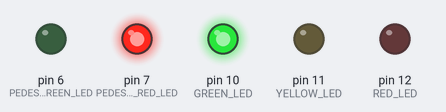
A sketch run on a simulated Arduino Uno, built with avr-gcc and run on an emulated ATmega328P. On the bench: output pins drawn as LEDs (lit = HIGH).

Above: at 0.1 s.
At 9.1 s:
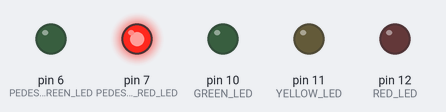
At 17.1 s:
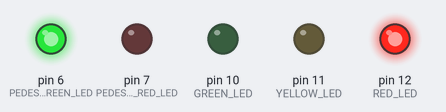
At 22.1 s:
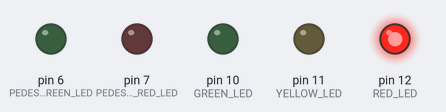
At 25.6 s:
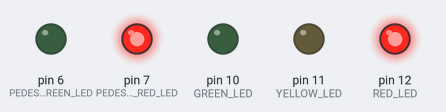
At 39.75 s:
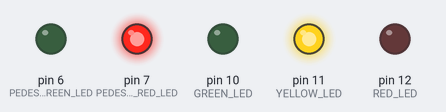
Timing chart, 0 to 40.0 s (numbered marks = the images above):
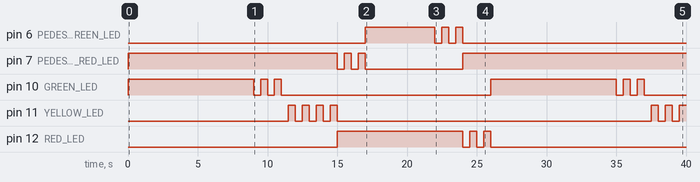

Measured:
- by itself, pin 7 (PEDESTRIAN_RED_LED): repeats every 1.0 s: LOW 0.50 s, HIGH 0.50 s
- by itself, pin 10 (GREEN_LED): LOW → HIGH at 0.00 s, → LOW 9.0 s later, → HIGH 0.50 s later, → LOW 0.50 s later, … (12 changes in this stretch)
- by itself, pin 11 (YELLOW_LED): LOW → HIGH at 11.5 s, → LOW 0.50 s later, → HIGH 0.50 s later, → LOW 0.50 s later, … (13 changes in this stretch)
- by itself, pin 12 (RED_LED): LOW → HIGH at 15.0 s, → LOW 9.0 s later, → HIGH 0.50 s later, → LOW 0.50 s later, … (6 changes in this stretch)
- by itself, pin 6 (PEDESTRIAN_GREEN_LED): LOW → HIGH at 17.0 s, → LOW 5.0 s later, → HIGH 0.50 s later, → LOW 0.50 s later, … (6 changes in this stretch)

The sketch:

Exercicio2d_new.ino
```cpp
#define GREEN_LED 10
#define YELLOW_LED 11
#define RED_LED 12
#define PEDESTRIAN_GREEN_LED 6
#define PEDESTRIAN_RED_LED 7

#define GREEN_DELAY 11000
#define YELLOW_DELAY 4000
#define RED_DELAY 7000

void setup() {
  pinMode(GREEN_LED, OUTPUT);
  pinMode(YELLOW_LED, OUTPUT);
  pinMode(RED_LED, OUTPUT);

  pinMode(PEDESTRIAN_GREEN_LED, OUTPUT);
  pinMode(PEDESTRIAN_RED_LED, OUTPUT);
}

void blink(int led) {
  digitalWrite(led, LOW);
  delay(500);
  digitalWrite(led, HIGH);
  delay(500);
  digitalWrite(led, LOW);
  delay(500);
  digitalWrite(led, HIGH);
  delay(500);
}

void loop() {
  digitalWrite(GREEN_LED, HIGH);
  digitalWrite(PEDESTRIAN_RED_LED, HIGH);

  delay(GREEN_DELAY - 2000);

  blink(GREEN_LED);
  digitalWrite(GREEN_LED, LOW);

  blink(YELLOW_LED);
  blink(YELLOW_LED);
  digitalWrite(YELLOW_LED, LOW);

  digitalWrite(RED_LED, HIGH);

  blink(PEDESTRIAN_RED_LED);
  digitalWrite(PEDESTRIAN_RED_LED, LOW);

  digitalWrite(PEDESTRIAN_GREEN_LED, HIGH);

  delay(RED_DELAY - 2000);

  blink(PEDESTRIAN_GREEN_LED);
  digitalWrite(PEDESTRIAN_GREEN_LED, LOW);

  digitalWrite(PEDESTRIAN_RED_LED, HIGH);

  blink(RED_LED);
  digitalWrite(RED_LED, LOW);
}
```
